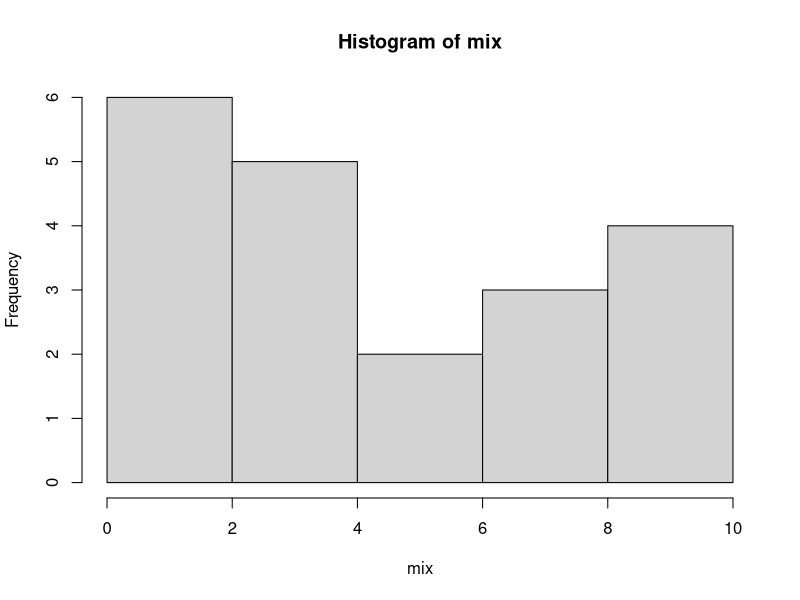

Generate this figure with R:
library(dplyr)
p1 <- 0.2
N1 <- 10
count1 <- 0

p2 <- 0.7
N2 <- 10
count2 <- 0

sequences1 <- vector()
methy1 <- vector()
unmethy1 <- vector()

sequences2 <- vector()
methy2 <- vector()
unmethy2 <- vector()

for (j in 1:N1){
  seq1 <- vector()
  countm1 <- 0
  for (i in 1:10){
    r1 <- runif(1,0,1)
    if(r1<p1){
      seq1 <- paste(seq1,'m')
      count1 <- count1+1
      countm1 <- countm1 + 1
    }
    else{
      seq1 <- paste(seq1,'u')
    }
  }
  sequences1 <- c(sequences1,seq1)
  methy1 <- c(methy1,countm1)
  unmethy1 <- c(unmethy1,10-countm1)
}

for (j in 1:N2){
  seq2 <- vector()
  countm2 <- 0
  for (i in 1:10){
    r2 <- runif(1,0,1)
    if(r2<p2){
      seq2 <- paste(seq2,'m')
      count2 <- count2+1
      countm2 <- countm2 + 1
    }
    else{
      seq2 <- paste(seq2,'u')
    }
  }
  sequences2 <- c(sequences2,seq2)
  methy2 <- c(methy2,countm2)
  unmethy2 <- c(unmethy2,10-countm2)
}

CpGmethylation1 <- data.frame(sequences1,methy1,unmethy1)
CpGmethylation1
print(paste("Avg. methylation1 =",count1/N1))

CpGmethylation2 <- data.frame(sequences2,methy2,unmethy2)
CpGmethylation2
print(paste("Avg. methylation2 =",count2/N2))

set.seed(102)
mix <- sample(c(methy1,methy2))
mix
hist(mix)

